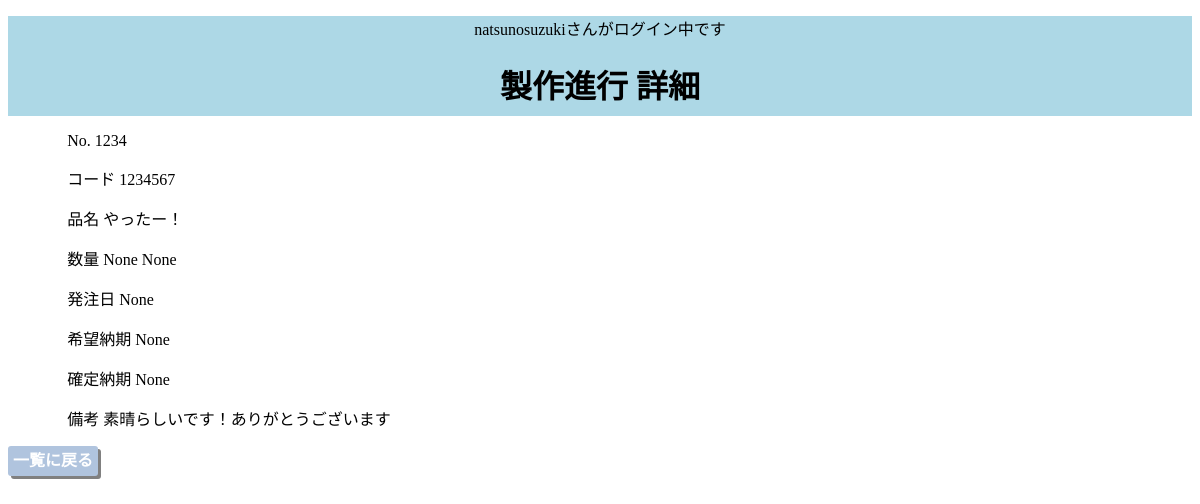
The app's page /progress/detail/18 (signed in) with its own data.
### indexapp/models.py (models this page shows, shortened)
class Progress(models.Model):
    number = models.IntegerField("No.", unique=True)
    code = models.IntegerField("コード", blank=True, null=True)
    name = models.CharField("品名", max_length=30, blank=True, null=True)
    quantity = models.IntegerField("数量", blank=True, null=True)
    unit = models.CharField("単位", max_length=30, blank=True, null=True)
    order = models.DateField("発注日", blank=True, null=True)
    prefer = models.DateField("希望納期", blank=True, null=True)
    fixed = models.DateField("確定納期", blank=True, null=True)
    description = models.TextField("備考", blank=True, null=True)

### indexapp/views.py (the view)
# urls.py: path("progress/detail/<int:pk>", ProgressDetail.as_view(), name="progress_detail"),
class ProgressDetail(DetailView):
    model = Progress
    def get(self, request, **kwargs):
        if not request.user.is_active:
            return redirect('/accounts/login/?next=%s' % request.path)
        return super().get(request)

### indexapp/templates/indexapp/progress_detail.html
{% extends 'indexapp/base.html' %}
{% block header %}
    {% if request.user.is_authenticated %}
        <p>{{ user.username }}さんがログイン中です</p>
    {% endif %}
    <h1>製作進行 詳細</h1>
{% endblock header %}
{% block content %}
<div class="detail">
    <p>No. {{progress.number}}</p>
    <p>コード {{progress.code}}</p>
    <p>品名 {{progress.name}}</p>
    <p>数量 {{progress.quantity}} {{progress.unit}}</p>
    <p>発注日 {{progress.order}}</p>
    <p>希望納期 {{progress.prefer}}</p>
    <p>確定納期 {{progress.fixed}}</p>
    <p>備考 {{progress.description}}</p>
</div>
<p class="btn"><a href="{% url 'progress_list' %}">一覧に戻る</a></p>
{% endblock content %}

### indexapp/static/indexapp/base.css (style rules this page uses)
.btn { width: 90px; height: 30px; background-color: lightsteelblue; border-radius: 3px; box-shadow: 3px 3px gray; text-align: center; line-height: 30px; }
.btn a { color: white; font-weight: bold; text-decoration: none; }
.detail { margin-left: 5%; }

### records on screen
Progress: number "1234", code "1234567", name "やったー！", quantity "None", unit "None", order "None", prefer "None", fixed "None", description "素晴らしいです！ありがとうございます"

### other values on screen
{{ user.username }} "natsunosuzuki"
